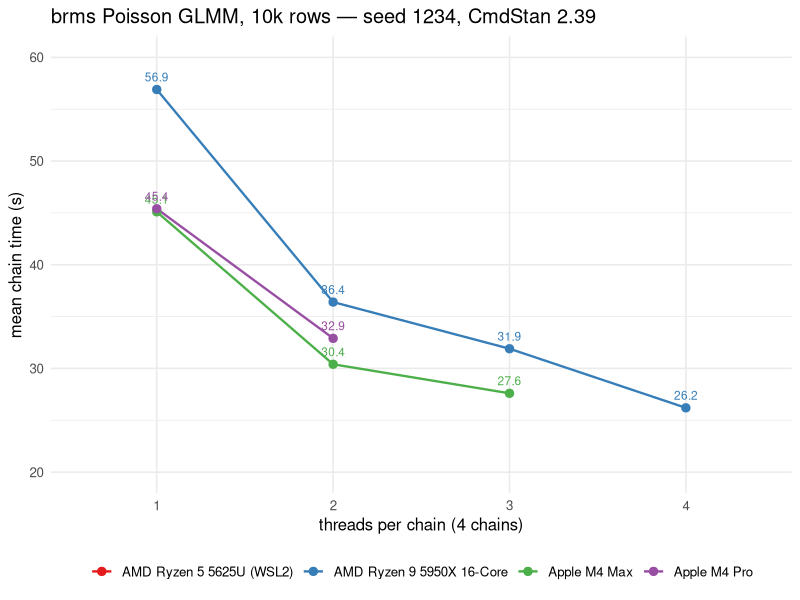

Source code (R):
## ---- chunk 1
knitr::opts_chunk$set(
  collapse = TRUE,
  comment = "#>"
)
## ---- chunk 2
library(tidyverse)
res <- read_csv("results.csv")

res |>
  group_by(machine, threads) |>
  summarise(mean_chain = min(mean_chain), .groups = "drop") |>   # cached run = the lower one
  pivot_wider(names_from = threads, values_from = mean_chain, names_prefix = "threads=") |>
  knitr::kable(digits = 1)
## ---- chunk 3

res |>
  group_by(machine, threads) |>
  summarise(mean_chain = min(mean_chain), .groups = "drop") |>
  ggplot(aes(factor(threads), mean_chain, colour = machine, group = machine)) +
  geom_line(linewidth = 0.8) +
  geom_point(size = 2.5) +
  geom_text(aes(label = mean_chain), vjust = -0.9, size = 3, show.legend = FALSE) +
  scale_y_continuous(limits = c(20, 60)) +
  scale_colour_brewer(palette = "Set1") +
  labs(x = "threads per chain (4 chains)",
       y = "mean chain time (s)",
       colour = NULL,
       title = "brms Poisson GLMM, 10k rows — seed 1234, CmdStan 2.39") +
  theme_minimal(base_size = 12) +
  theme(legend.position = "bottom")
